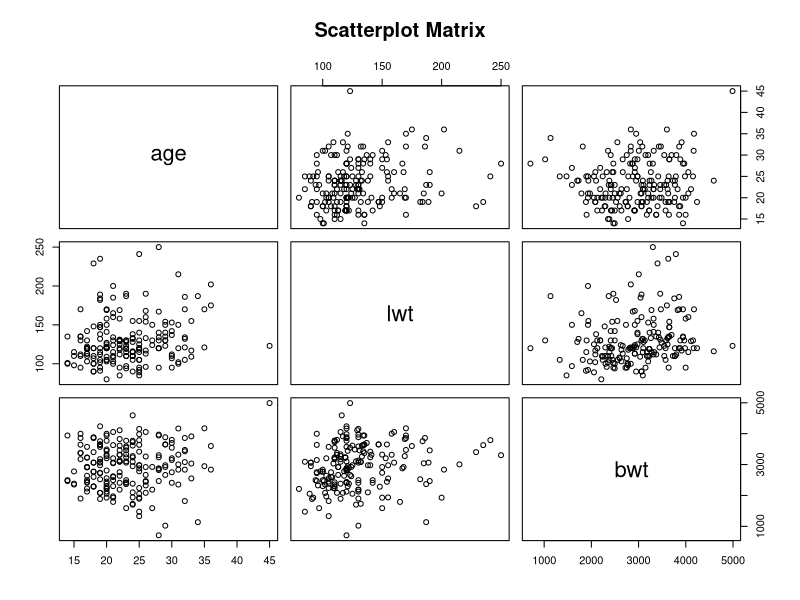
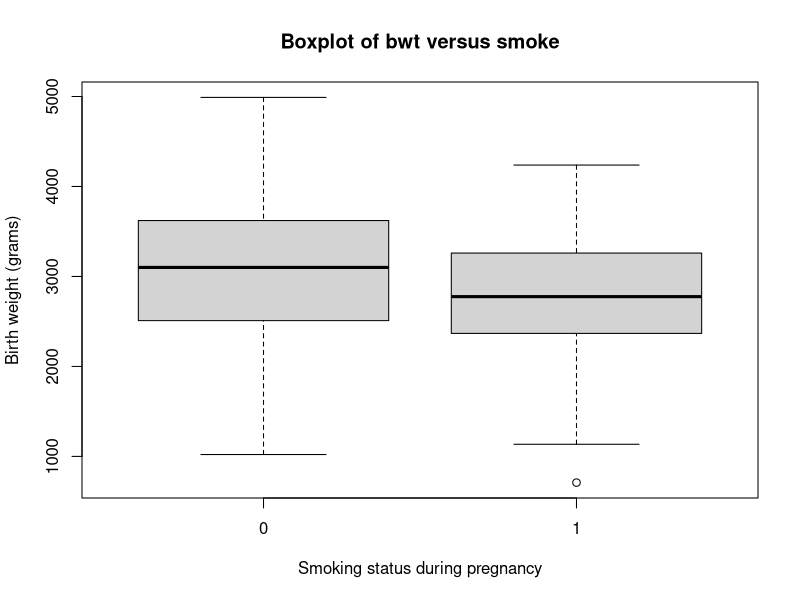
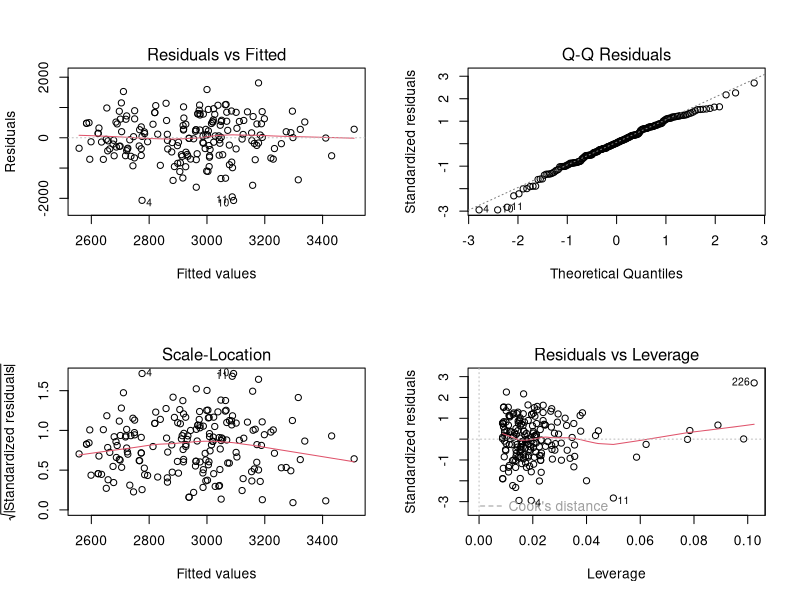
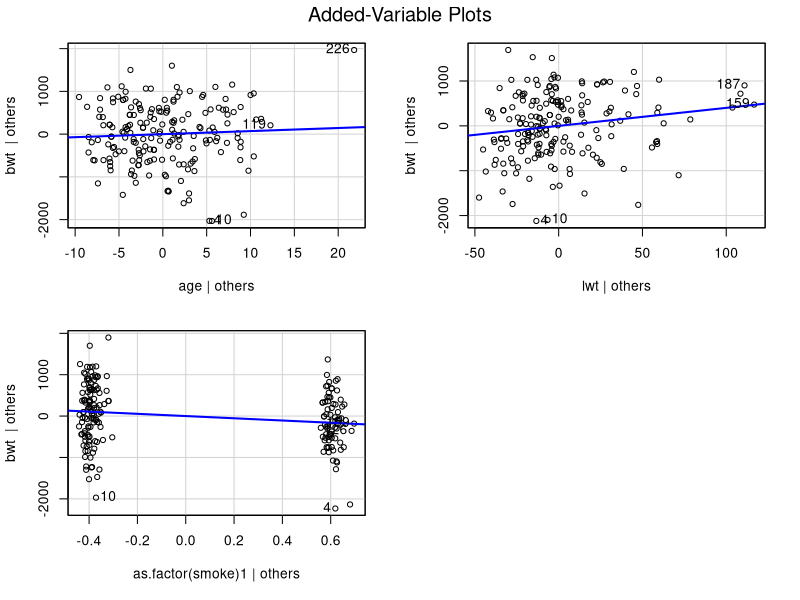
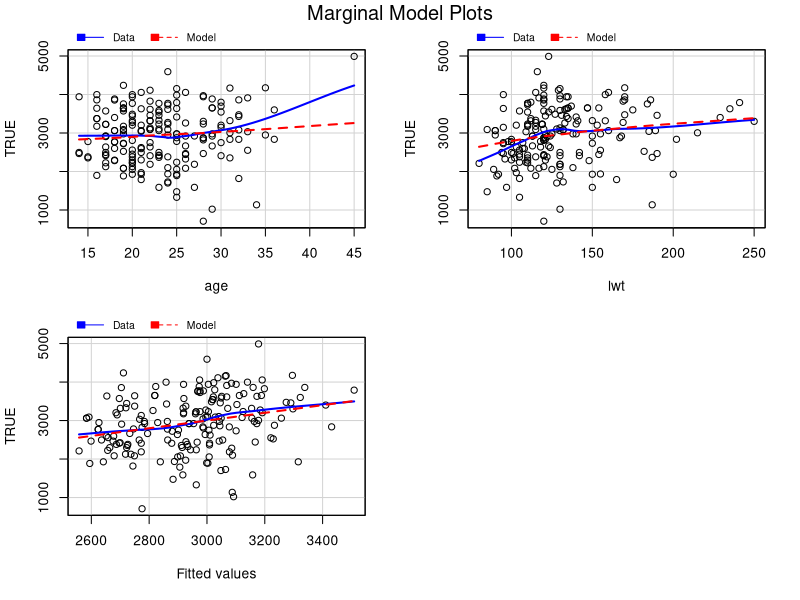

These charts were generated, in order, by the following R code:
## ---- chunk 1
library(MASS)
pairs(~age+lwt+bwt,data=birthwt,main="Scatterplot Matrix")
## ---- chunk 2
boxplot(bwt~smoke,data=birthwt,xlab="Smoking status during pregnancy",ylab="Birth weight (grams)",main="Boxplot of bwt versus smoke")
## ---- chunk 3
model <- lm(bwt~age+lwt+as.factor(smoke),data=birthwt)
summary(model)
## ---- chunk 4
par(mfrow = c(2, 2))
plot(model)
## ---- chunk 5
library(car)
avPlots(model)
## ---- chunk 6
mmps(model,terms=~age+lwt)
